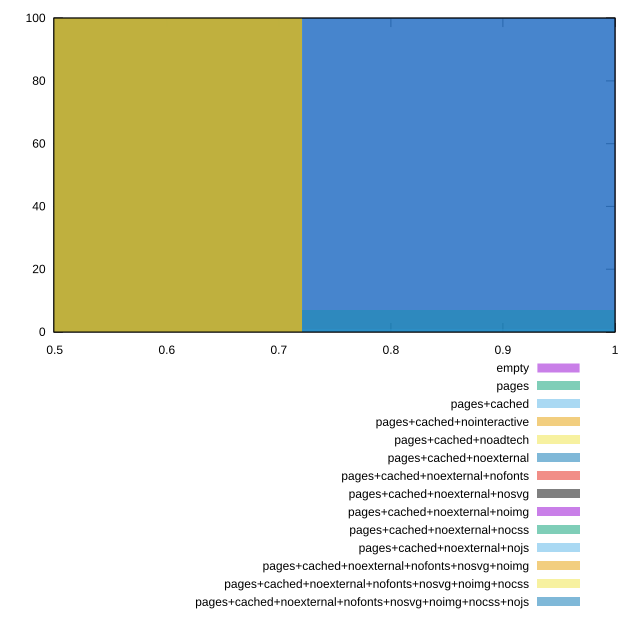

Write gnuplot code to recreate this figure.
reset
set terminal svg size 640, 620
set output "reprap/uses-rel-preload/comparison/histogram/all_score.svg"

$empty <<EOF
0.8634668325999254 100
EOF

$pages <<EOF
0.8634668325999254 7
0.5756445550666169 93
EOF

$pagesCached <<EOF
0.8634668325999254 1
0.5756445550666169 99
EOF

$pagesCachedNointeractive <<EOF
0.5756445550666169 100
EOF

$pagesCachedNoadtech <<EOF
0.5756445550666169 100
EOF

$pagesCachedNoexternal <<EOF
0.5756445550666169 100
EOF

$pagesCachedNoexternalNofonts <<EOF
0.5756445550666169 100
EOF

$pagesCachedNoexternalNosvg <<EOF
0.5756445550666169 100
EOF

$pagesCachedNoexternalNoimg <<EOF
0.5756445550666169 100
EOF

$pagesCachedNoexternalNocss <<EOF
0.5756445550666169 100
EOF

$pagesCachedNoexternalNojs <<EOF
0.8634668325999254 100
EOF

$pagesCachedNoexternalNofontsNosvgNoimg <<EOF
0.5756445550666169 100
EOF

$pagesCachedNoexternalNofontsNosvgNoimgNocss <<EOF
0.5756445550666169 100
EOF

$pagesCachedNoexternalNofontsNosvgNoimgNocssNojs <<EOF
0.8634668325999254 100
EOF

set key outside below
set boxwidth 0.28782227753330847
set yrange [0:100]
set style fill transparent solid 0.5 noborder

plot \
  $empty title "empty" with boxes, \
  $pages title "pages" with boxes, \
  $pagesCached title "pages+cached" with boxes, \
  $pagesCachedNointeractive title "pages+cached+nointeractive" with boxes, \
  $pagesCachedNoadtech title "pages+cached+noadtech" with boxes, \
  $pagesCachedNoexternal title "pages+cached+noexternal" with boxes, \
  $pagesCachedNoexternalNofonts title "pages+cached+noexternal+nofonts" with boxes, \
  $pagesCachedNoexternalNosvg title "pages+cached+noexternal+nosvg" with boxes, \
  $pagesCachedNoexternalNoimg title "pages+cached+noexternal+noimg" with boxes, \
  $pagesCachedNoexternalNocss title "pages+cached+noexternal+nocss" with boxes, \
  $pagesCachedNoexternalNojs title "pages+cached+noexternal+nojs" with boxes, \
  $pagesCachedNoexternalNofontsNosvgNoimg title "pages+cached+noexternal+nofonts+nosvg+noimg" with boxes, \
  $pagesCachedNoexternalNofontsNosvgNoimgNocss title "pages+cached+noexternal+nofonts+nosvg+noimg+nocss" with boxes, \
  $pagesCachedNoexternalNofontsNosvgNoimgNocssNojs title "pages+cached+noexternal+nofonts+nosvg+noimg+nocss+nojs" with boxes, \


reset
